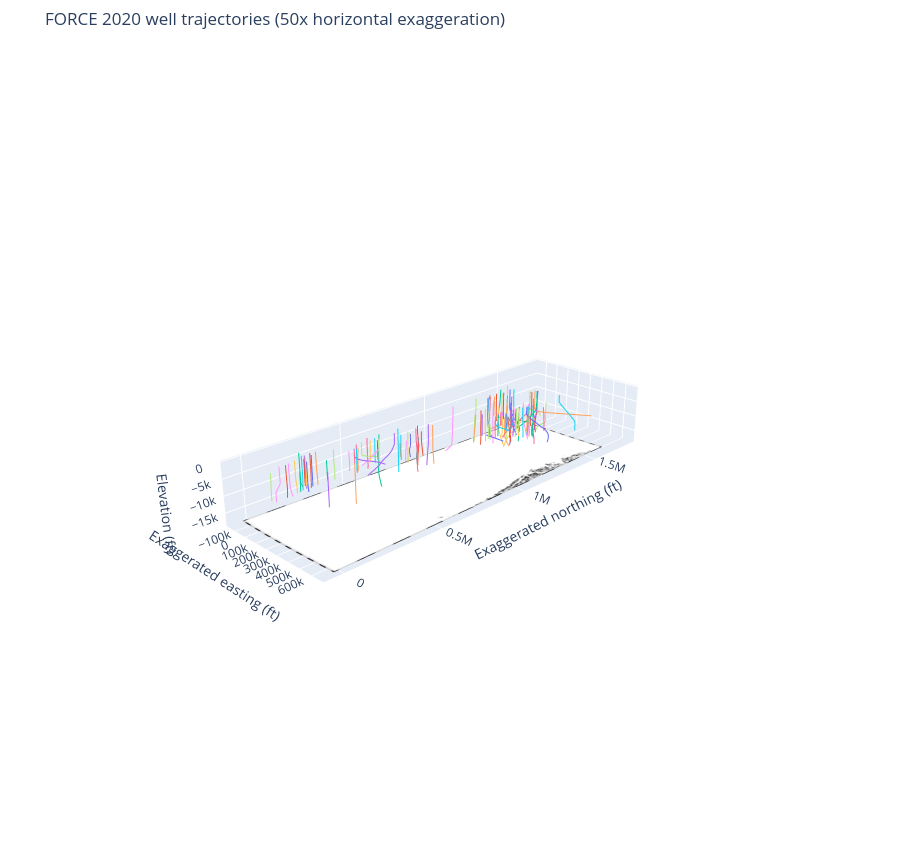

Notebook cell for this chart:
### Code cell
### plotting
fig = go.Figure()

x_span = trajectories["X_EXAG_FT"].max() - trajectories["X_EXAG_FT"].min()
y_span = trajectories["Y_EXAG_FT"].max() - trajectories["Y_EXAG_FT"].min()

xy_max_span = max(x_span, y_span)

x_aspect = x_span / xy_max_span
y_aspect = y_span / xy_max_span






### basemap logic adds image

### derive the transformation from source coordinates to plotted coordinates
x_fit = trajectories[
    ["X_LOC", "X_EXAG_FT"]
].dropna()

y_fit = trajectories[
    ["Y_LOC", "Y_EXAG_FT"]
].dropna()

x_scale, x_offset = np.polyfit(
    x_fit["X_LOC"],
    x_fit["X_EXAG_FT"],
    1,
)

y_scale, y_offset = np.polyfit(
    y_fit["Y_LOC"],
    y_fit["Y_EXAG_FT"],
    1,
)

### load and reduce the pygmt map texture
map_image = Image.open(
    map_floor_path
).convert("RGB")

texture_width = 120

texture_height = round(
    map_image.height
    * texture_width
    / map_image.width
)

map_image = map_image.resize(
    (texture_width, texture_height),
    Image.Resampling.BILINEAR,
)

map_rgb = np.asarray(map_image)

n_rows, n_columns = map_rgb.shape[:2]

### reconstruct the mercator coordinates represented by the image
mercator_crs = CRS.from_proj4(
    "+proj=merc +datum=WGS84 +units=m +no_defs"
)

to_mercator = Transformer.from_crs(
    map_crs,
    mercator_crs,
    always_xy=True,
)

from_mercator = Transformer.from_crs(
    mercator_crs,
    map_crs,
    always_xy=True,
)

west, east, south, north = map_region

mercator_west, _ = to_mercator.transform(west,0,)

mercator_east, _ = to_mercator.transform(east,0,)

_, mercator_south = to_mercator.transform(0,south,)

_, mercator_north = to_mercator.transform(0,north,)

mercator_x = np.linspace(
    mercator_west,
    mercator_east,
    n_columns + 1,
)

mercator_y = np.linspace(
    mercator_north,
    mercator_south,
    n_rows + 1,
)

mercator_x_grid, mercator_y_grid = np.meshgrid(
    mercator_x,
    mercator_y,
)

longitude_grid, latitude_grid = (
    from_mercator.transform(
        mercator_x_grid,
        mercator_y_grid,
    )
)

### transform the map grid into the source well coordinate system
to_source = Transformer.from_crs(
    map_crs,
    source_crs,
    always_xy=True,
)

easting_grid, northing_grid = to_source.transform(
    longitude_grid,
    latitude_grid,
)

map_x_grid = (
    x_scale * easting_grid
    + x_offset
)

map_y_grid = (
    y_scale * northing_grid
    + y_offset
)


### place the map slightly below the deepest trajectory
z_span = (
    trajectories["Z_FT"].max()
    - trajectories["Z_FT"].min()
)

map_z = (
    trajectories["Z_FT"].min()
    - 0.03 * z_span
)

### construct two colored triangles for every raster cell
vertex_index = np.arange(
    (n_rows + 1) * (n_columns + 1)
).reshape(
    n_rows + 1,
    n_columns + 1,
)

v00 = vertex_index[:-1, :-1].ravel()
v10 = vertex_index[1:, :-1].ravel()
v11 = vertex_index[1:, 1:].ravel()
v01 = vertex_index[:-1, 1:].ravel()

mesh_i = np.column_stack(
    [v00, v00]
).ravel()

mesh_j = np.column_stack(
    [v10, v11]
).ravel()

mesh_k = np.column_stack(
    [v11, v01]
).ravel()

pixel_colors = np.array(
    [
        f"rgb({red},{green},{blue})"
        for red, green, blue
        in map_rgb.reshape(-1, 3)
    ]
)

face_colors = np.repeat(
    pixel_colors,
    2,
)

### add the pygmt raster as the bottom plane
fig.add_trace(
    go.Mesh3d(
        x=map_x_grid.ravel(),
        y=map_y_grid.ravel(),
        z=np.full(
            map_x_grid.size,
            map_z,
        ),
        i=mesh_i,
        j=mesh_j,
        k=mesh_k,
        facecolor=face_colors,
        flatshading=True,
        lighting=dict(
            ambient=1,
            diffuse=0,
            specular=0,
            roughness=1,
            fresnel=0,
        ),
        hoverinfo="skip",
        showlegend=False,
        name="PyGMT map",
    )
)
###

### calculate true north at the center of the well field
center_easting = shallow_points["easting"].median()
center_northing = shallow_points["northing"].median()

to_geographic = Transformer.from_crs(
    source_crs,
    map_crs,
    always_xy=True,
)

from_geographic = Transformer.from_crs(
    map_crs,
    source_crs,
    always_xy=True,
)

center_longitude, center_latitude = (
    to_geographic.transform(
        center_easting,
        center_northing,
    )
)

geod = map_crs.get_geod()

north_longitude, north_latitude, _ = geod.fwd(
    center_longitude,
    center_latitude,
    0,
    1609.344,
)

north_easting, north_northing = (
    from_geographic.transform(
        north_longitude,
        north_latitude,
    )
)

north_dx = (
    north_easting - center_easting
) * x_scale

north_dy = (
    north_northing - center_northing
) * y_scale

north_length = np.hypot(
    north_dx,
    north_dy,
)

north_x = north_dx / north_length
north_y = north_dy / north_length
###


for well, trajectory in trajectories.groupby("well"):
    customdata = np.column_stack(
        [
            trajectory["DEPTH_MD"],
            trajectory["MD_FT"],
            trajectory["X_LOC"],
            trajectory["Y_LOC"],
            trajectory["Z_LOC"],
            trajectory["H_DEV_FT"],
        ]
    )

    fig.add_trace(
        go.Scatter3d(
            x=trajectory["X_EXAG_FT"],
            y=trajectory["Y_EXAG_FT"],
            z=trajectory["Z_FT"],
            mode="lines",
            name=well,
            customdata=customdata,
            hovertemplate=(
                f"<b>{well}</b><br>"
                "MD: %{customdata[1]:,.0f} ft<br>"
                "Elevation: %{z:,.0f} ft<br>"
                "Horizontal deviation: %{customdata[5]:,.0f} ft<br>"
                "Easting: %{customdata[2]:,.1f}<br>"
                "Northing: %{customdata[3]:,.1f}"
                "<extra></extra>"
            ),
            showlegend=False,
        )
    )


### main plot
fig.update_layout(
    title=(
        "FORCE 2020 well trajectories "
        f"({horizontal_exaggeration}x horizontal exaggeration)"
    ),
    scene=dict(
        xaxis_title="Exaggerated easting (ft)",
        yaxis_title="Exaggerated northing (ft)",
        zaxis_title="Elevation (ft)",
        ### hide overlapping elevation axis
        # zaxis=dict(
        #     showticklabels=False,  ### hides overlapping z-axis tick numbers
        # ),
        aspectmode="manual",
        aspectratio=dict(
            x=x_aspect,
            y=y_aspect,
            z=0.15, ### critical control of how much vertical room the elevation axis takes up in 3d plot
        ),
        ### orbit or turntable work as dragmode parameter
        dragmode="turntable",

        ### get top down view (2d map style)#
        # camera = dict(
        # # projection=dict(type="orthographic"),
        # eye=dict(x=0, y=0, z=2),  ### positioned directly above origin on z-axis
        # up=dict(x=1, y=0, z=0),     ### top of screen points along positive x-axis
        # center=dict(x=0, y=0, z=0)  ### looking directly at origin
        # )
        ### get cmaera oblique view
        camera=dict(
            projection=dict(type="perspective"),
            eye=dict(x=1.45, y=-1.45, z=0.85),
            up=dict(x=0, y=0, z=1),
            center=dict(x=0, y=0, z=0),
        ),
    ),
    
    height=850,
    margin=dict(
        l=0,
        r=0,
        b=0,
        t=50,
    ),
)

fig.show(
    config={
        "scrollZoom": True,
    }
)
